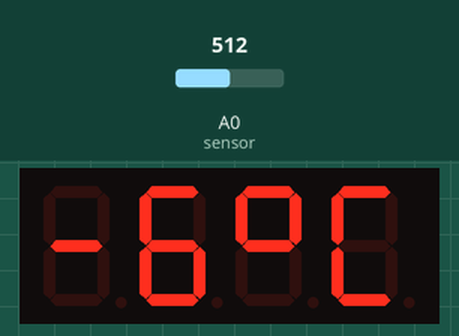
This sketch was run on a simulated Arduino Uno, built with avr-gcc and run on an emulated ATmega328P. Parts: 4-digit seven-segment display. The inputs (shaded band) are chosen by the test bench; at power-on: A0 (sensor) = 512.

Above: at 1.8 s.
1.9 s: A0 (sensor) set to 537
3.5 s: A0 (sensor) set to 716
At 5.2 s:
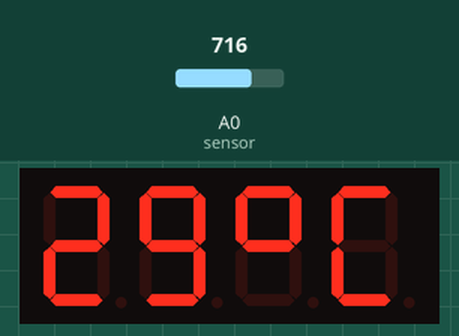
5.6 s: A0 (sensor) set to 660
At 6.6 s:
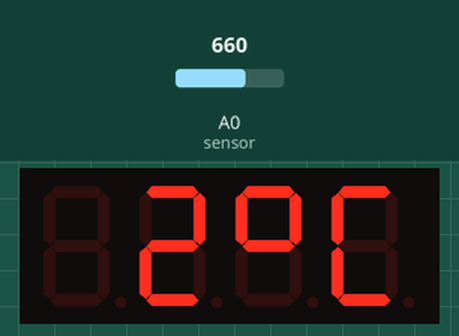
7.7 s: A0 (sensor) set to 645
At 9.1 s:
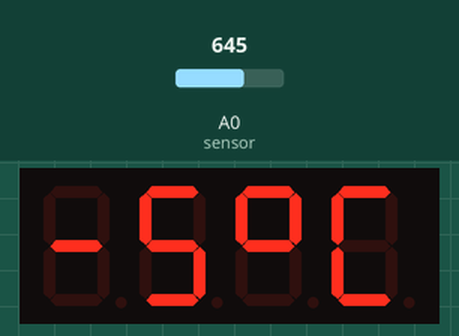
Timing chart, 0 to 10.7 s (numbered marks = the images above; inputs shaded):
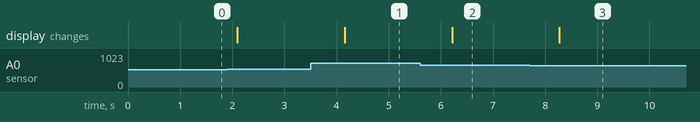

The sketch:

Display_TM1637_Temp.ino
```cpp
//UNIDAD 7: Módulo TM 1637.
/*
 ACTIVIDAD 1: Visualización de mensajes y datos en un modulo tm 1637.
4.
*/
#include <Arduino.h>
#include <TM1637Display.h>

// Module connection pins (Digital Pins)
#define CLK 2
#define DIO 3

// The amount of time (in milliseconds) between tests
#define TEST_DELAY   2000

const uint8_t C[] = {
  SEG_B | SEG_A | SEG_F | SEG_G,           // °
  SEG_A | SEG_D | SEG_E | SEG_F,   // C
    };

int tempc;
int vout;
#define sensor A0

TM1637Display display(CLK, DIO);

void setup()
{
}

void loop()
{
display.setBrightness(0x0ff);
vout = analogRead(sensor);
tempc =(vout*500)/1024;

display.showNumberDec(tempc,false,2,0);
display.setSegments(C,2,2);
delay(1000);

}
 //display.clear(); /// limpia lo q estaba en la pantalla.


//  int k;
//  uint8_t data[] = { 0xff, 0xff, 0xff, 0xff };
//  uint8_t blank[] = { 0x00, 0x00, 0x00, 0x00 };
//  display.setBrightness(0x0f);    // ajusta el brillo con valor hex de 0 a 15. 0f es 15.
//
//  // All segments on
//  display.setSegments(data);
//  delay(TEST_DELAY);
//
//  // Selectively set different digits
//  data[0] = display.encodeDigit(0);
//  data[1] = display.encodeDigit(1);
//  data[2] = display.encodeDigit(2);
//  data[3] = display.encodeDigit(3);
//  display.setSegments(data);
//  delay(TEST_DELAY);
//
//  /*
//  for(k = 3; k >= 0; k--) {
//  display.setSegments(data, 1, k);
//  delay(TEST_DELAY);
//  }
//  */
//
//  display.clear();
//  display.setSegments(data+2, 2, 2);
//  delay(TEST_DELAY);
//
//  display.clear();
//  display.setSegments(data+2, 2, 1);
//  delay(TEST_DELAY);
//
//  display.clear();
//  display.setSegments(data+1, 3, 1);
//  delay(TEST_DELAY);
//
//
//  // Show decimal numbers with/without leading zeros
//  display.showNumberDec(0, false); // Expect: ___0
//  delay(TEST_DELAY);
//  display.showNumberDec(0, true);  // Expect: 0000
//  delay(TEST_DELAY);
//  display.showNumberDec(1, false); // Expect: ___1
//  delay(TEST_DELAY);
//  display.showNumberDec(1, true);  // Expect: 0001
//  delay(TEST_DELAY);
//  display.showNumberDec(301, false); // Expect: _301
//  delay(TEST_DELAY);
//  display.showNumberDec(301, true); // Expect: 0301
//  delay(TEST_DELAY);
//  display.clear();
//  display.showNumberDec(14, false, 2, 1); // Expect: _14_
//  delay(TEST_DELAY);
//  display.clear();
//  display.showNumberDec(4, true, 2, 2);  // Expect: 04__
//  delay(TEST_DELAY);
//  display.showNumberDec(-1, false);  // Expect: __-1
//  delay(TEST_DELAY);
//  display.showNumberDec(-12);        // Expect: _-12
//  delay(TEST_DELAY);
//  display.showNumberDec(-999);       // Expect: -999
//  delay(TEST_DELAY);
//  display.clear();
//  display.showNumberDec(-5, false, 3, 0); // Expect: _-5_
//  delay(TEST_DELAY);
//  display.showNumberHexEx(0xf1af);        // Expect: f1Af
//  delay(TEST_DELAY);
//  display.showNumberHexEx(0x2c);          // Expect: __2C
//  delay(TEST_DELAY);
//  display.showNumberHexEx(0xd1, 0, true); // Expect: 00d1
//  delay(TEST_DELAY);
//  display.clear();
//  display.showNumberHexEx(0xd1, 0, true, 2); // Expect: d1__
//  delay(TEST_DELAY);
//
//  // Run through all the dots
//  for(k=0; k <= 4; k++) {
//    display.showNumberDecEx(0, (0x80 >> k), true);
//    delay(TEST_DELAY);
//  }
//
//  // Brightness Test
//  for(k = 0; k < 4; k++)
//  data[k] = 0xff;
//  for(k = 0; k < 7; k++) {
//    display.setBrightness(k);
//    display.setSegments(data);
//    delay(TEST_DELAY);
//  }
//
//  // On/Off test
//  for(k = 0; k < 4; k++) {
//    display.setBrightness(7, false);  // Turn off
//    display.setSegments(data);
//    delay(TEST_DELAY);
//    display.setBrightness(7, true); // Turn on
//    display.setSegments(data);
//    delay(TEST_DELAY);
//  }
//
//
//  // Done!
//  display.setSegments(SEG_DONE);
//
//  while(1);
```

Measured:
- the behaviour switches between 654 and 653 on A0 (sensor) (found by bisection; images 2 and 3)
- after the input at 3.5 s, the display: changes after 0.65 s (image 1)
- after the input at 5.6 s, the display: changes after 0.61 s (image 2)
- after the input at 7.7 s, the display: changes after 0.57 s (image 3)
